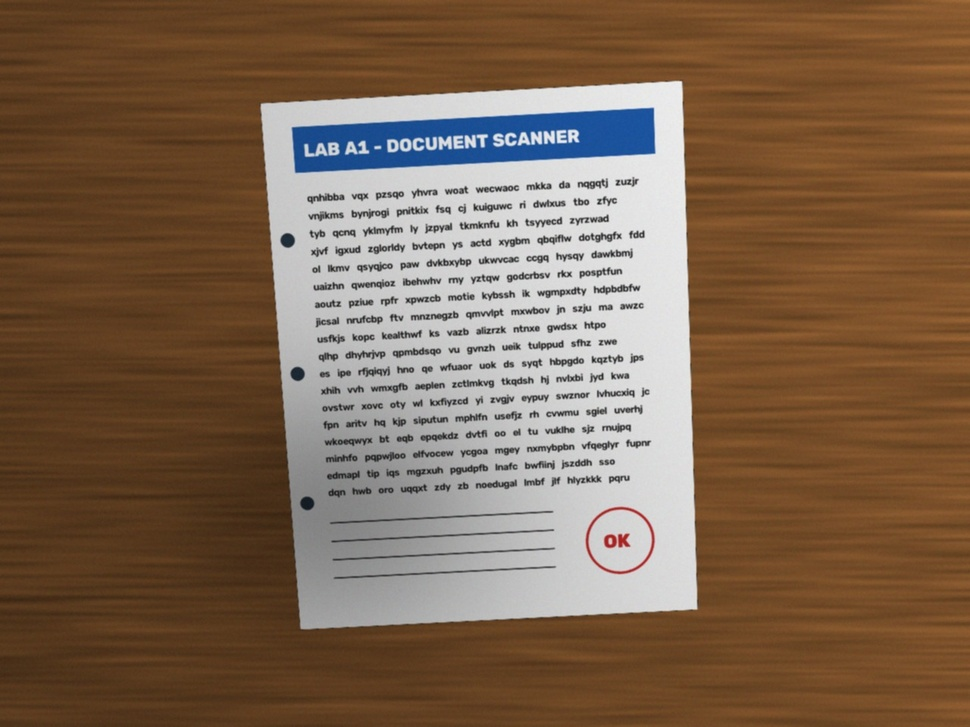
#> input picture samples/photos/synthetic_photo_flat.jpg, 970 x 727 px, shrunk from 1280 x 960 before the run
$ python -i basics.py   (imports and definitions only)
#> lines starting #> are read from the running program, lines starting #| are printed output that depends on the picture; after the words box and inside, x2 and y2 are one past the last pixel; in counts of white or black regions, pixels touching at a corner belong together
#> further down, picture is the input picture: shape (727, 970, 3); mean B, G, R 80.3, 101.4, 125.8
"""Image fundamentals: how an image lives in memory, and colour spaces.

Key facts
---------
* An OpenCV image is just a NumPy array.
    - colour image : shape (H, W, 3), dtype uint8  -> 3 channels in **B, G, R** order
    - grayscale    : shape (H, W),    dtype uint8
* "Bit depth" = bits per channel. uint8 -> 8 bits -> values 0..255.
  uint16 -> 0..65535, float32 images are usually scaled to 0..1.
* Pixel (x, y) is accessed as img[y, x]  (row first, then column!).
* OpenCV uses BGR, Matplotlib / PIL / the web use RGB. Mixing them up swaps red and blue.
"""

from __future__ import annotations

import cv2
import numpy as np


# [20 lines left out: function describe, not called in this run]


def bgr_to_rgb(img: np.ndarray) -> np.ndarray:
    """Reverse the channel axis. Same result as cv2.cvtColor(img, cv2.COLOR_BGR2RGB)."""
    return img[..., ::-1].copy()


def split_channels(img: np.ndarray) -> list[np.ndarray]:
    """Split a BGR image into its three single-channel planes (B, G, R)."""
    return [img[..., i] for i in range(img.shape[2])]


# [21 lines left out: functions reduce_bit_depth, adjust_region, not called in this run]


CONVERSIONS = {
    "gray": cv2.COLOR_BGR2GRAY,
    "rgb": cv2.COLOR_BGR2RGB,
    "hsv": cv2.COLOR_BGR2HSV,
    "lab": cv2.COLOR_BGR2LAB,
}


# [24 lines left out: functions convert, paper_mask_hsv, not called in this run]


def paper_mask_lab(img: np.ndarray, chroma_max: int = 20) -> np.ndarray:
    """Same idea in LAB: bright L and a/b close to the neutral value 128."""
#> called with chroma_max = 20
    lab = cv2.cvtColor(img, cv2.COLOR_BGR2LAB)
#> lab: shape (727, 970, 3); mean of channels 0, 1, 2 113.2, 136.6, 145
    L, a, b = cv2.split(lab)
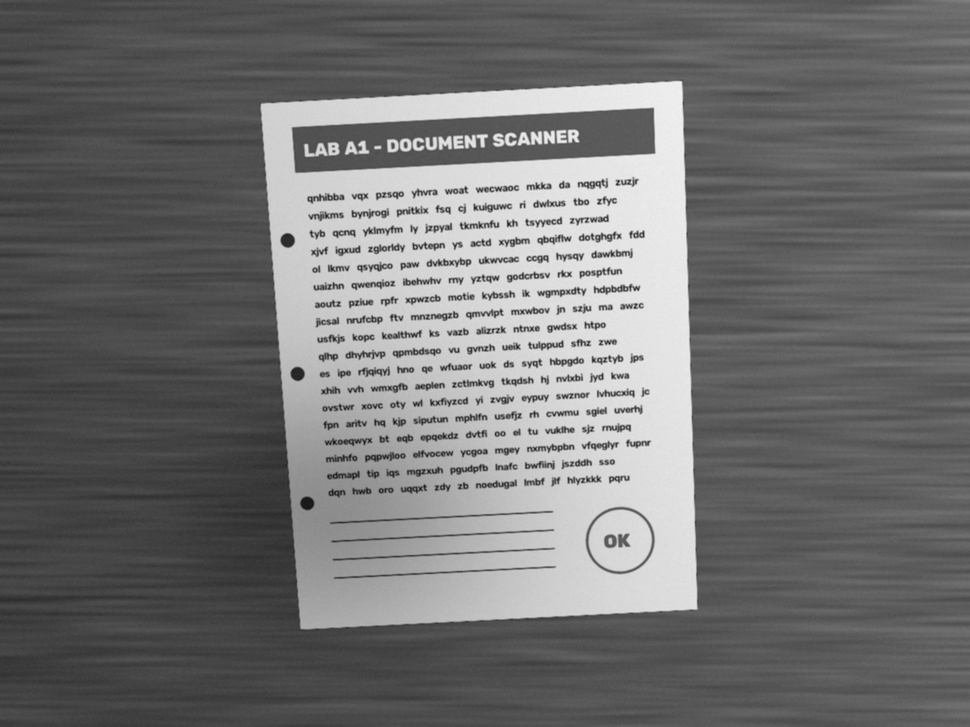
#> L: shape (727, 970); min 16, max 244, mean 113.2
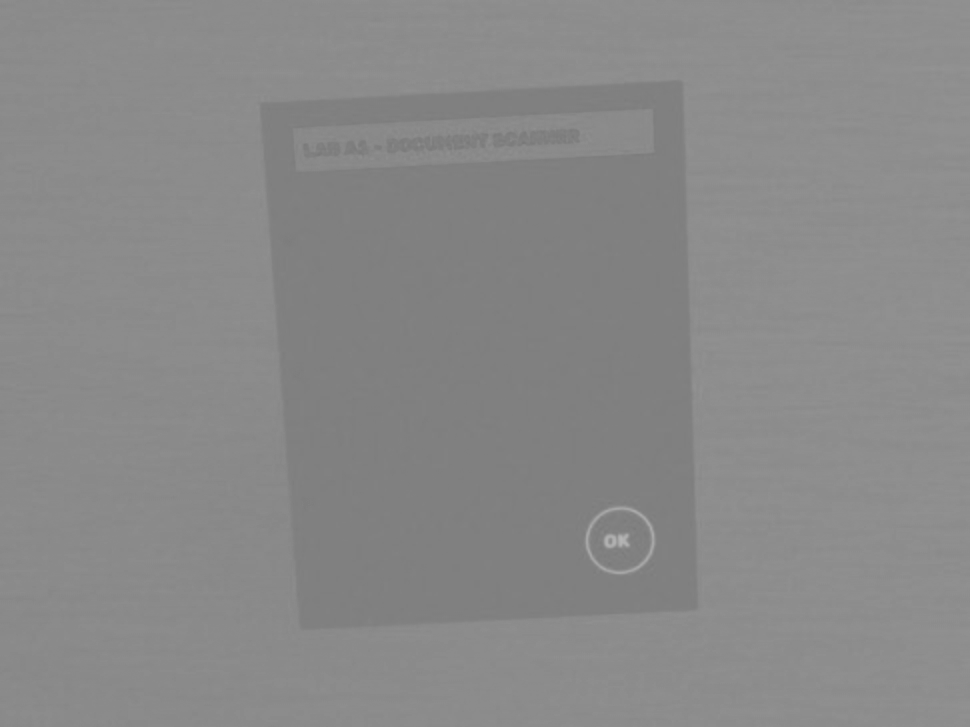
#> a: shape (727, 970); min 120, max 182, mean 136.6
    _, bright = cv2.threshold(L, 0, 255, cv2.THRESH_BINARY + cv2.THRESH_OTSU)
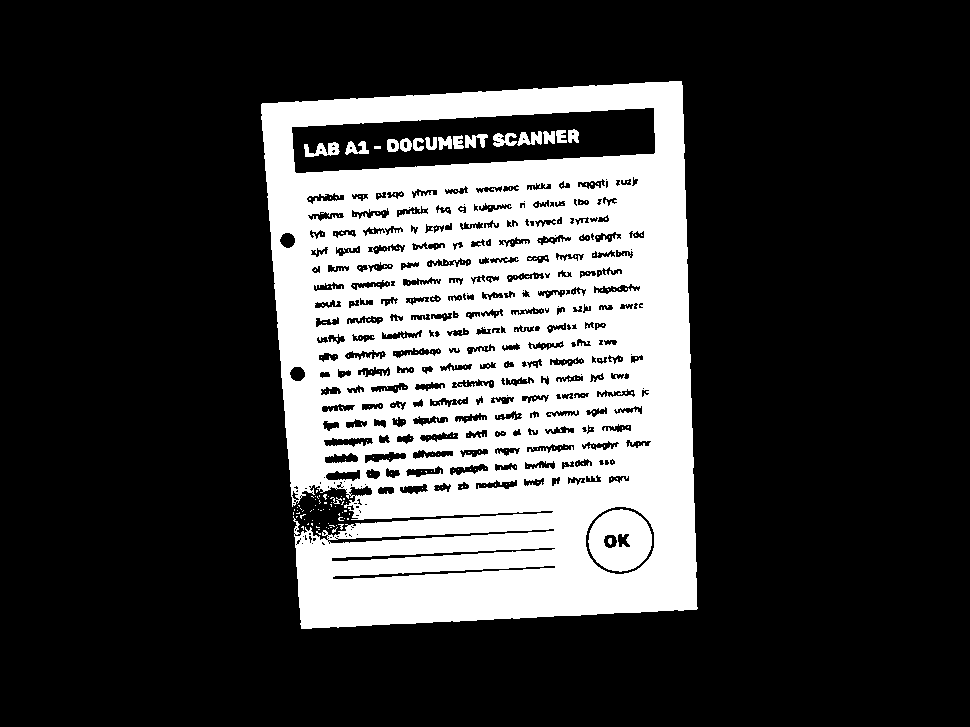
#> bright: shape (727, 970); 25.1% white; 324 white regions (305 under 20 px), largest, box (x1, y1, x2, y2) and area: (261, 81, 698, 629) 170902, (588, 509, 652, 572) 2857, (304, 142, 340, 157) 302
    chroma = np.hypot(a.astype(np.float32) - 128, b.astype(np.float32) - 128)
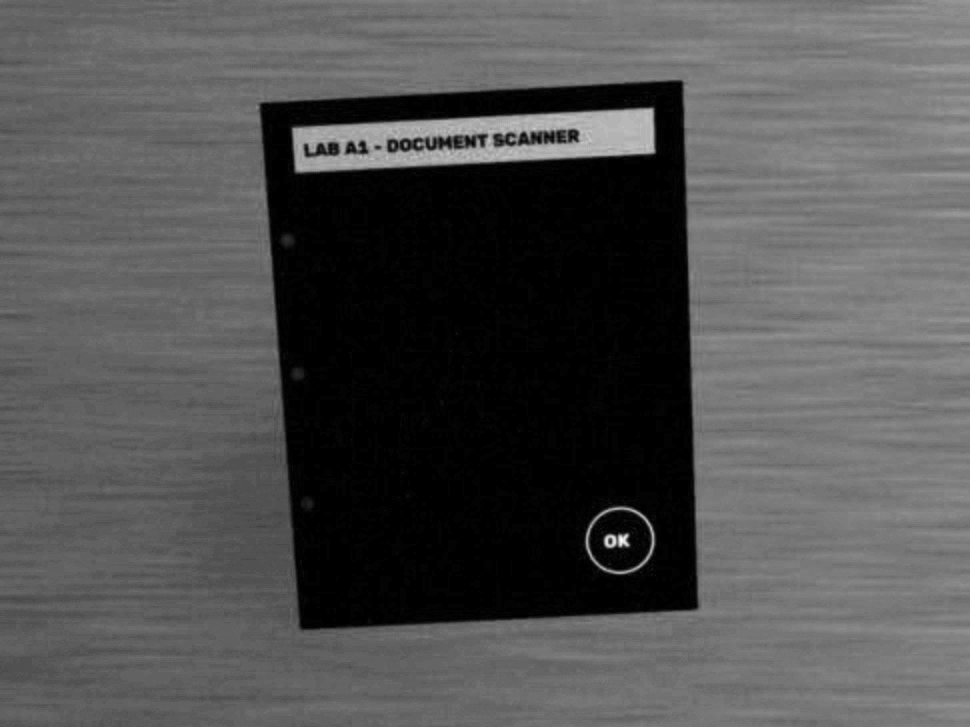
#> chroma: shape (727, 970) float32; min 0, max 65.46, mean 20.8; drawn with min black and max white
    neutral = (chroma < chroma_max).astype(np.uint8) * 255
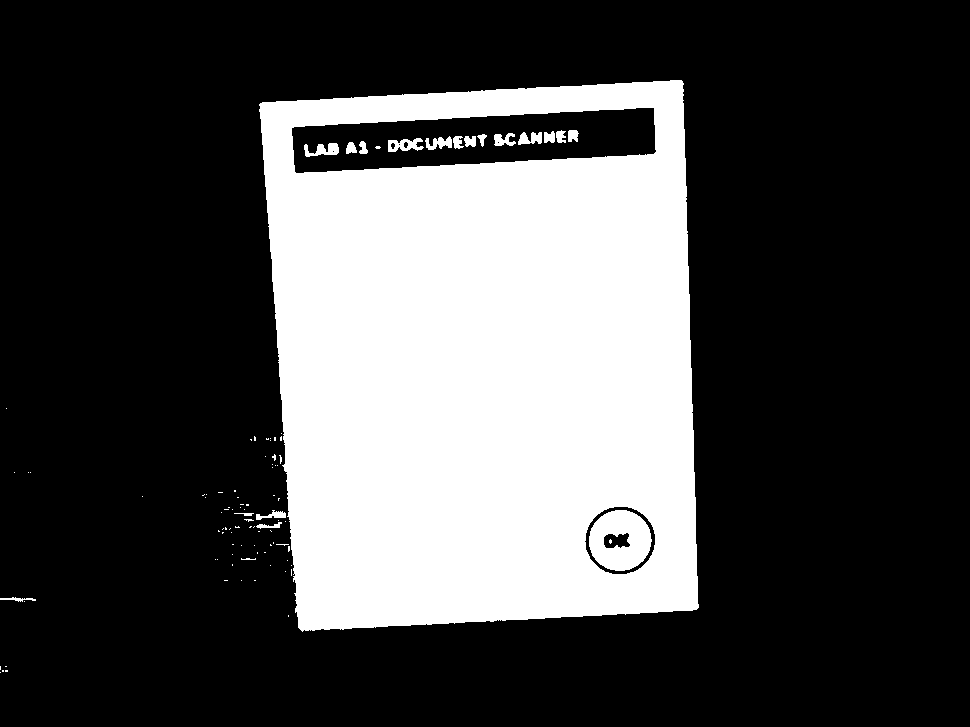
#> neutral: shape (727, 970); 28.9% white; 100 white regions (80 under 20 px), largest, box (x1, y1, x2, y2) and area: (259, 80, 699, 632) 198545, (589, 510, 652, 571) 2700, (388, 138, 424, 152) 301
    return cv2.bitwise_and(bright, neutral)
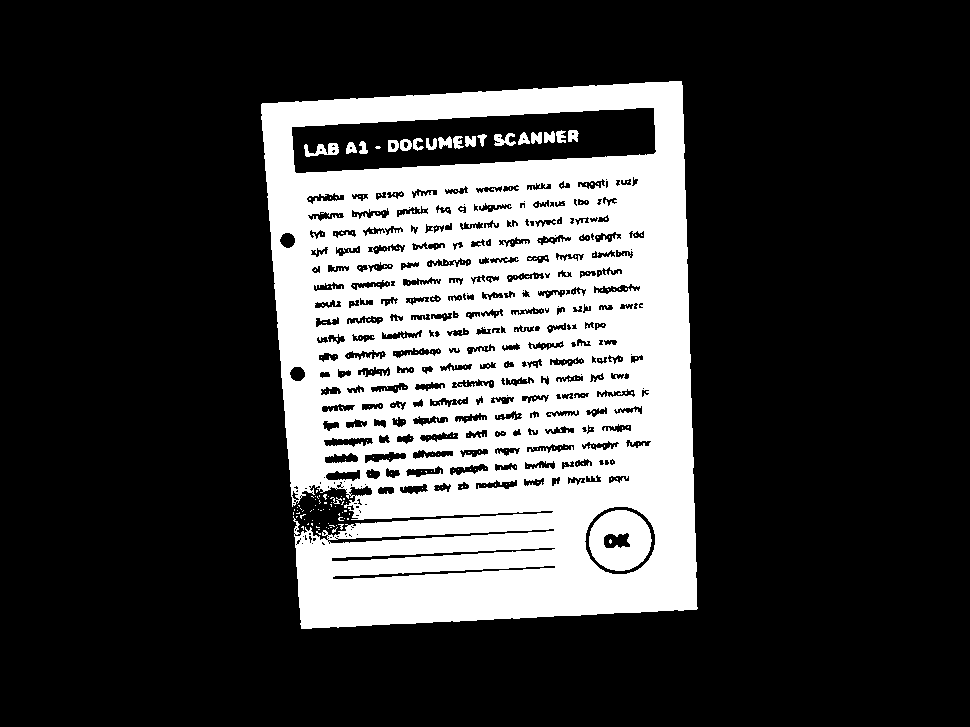
#> returned value: shape (727, 970); 25% white; 327 white regions (307 under 20 px), largest, box (x1, y1, x2, y2) and area: (261, 81, 698, 629) 170604, (589, 510, 652, 571) 2699, (304, 143, 339, 157) 268

>>> import cv2
>>> picture = cv2.imread('../samples/photos/synthetic_photo_flat.jpg')
>>> result = paper_mask_lab(picture)

$ run again, on samples/photos/synthetic_photo_rotated.jpg
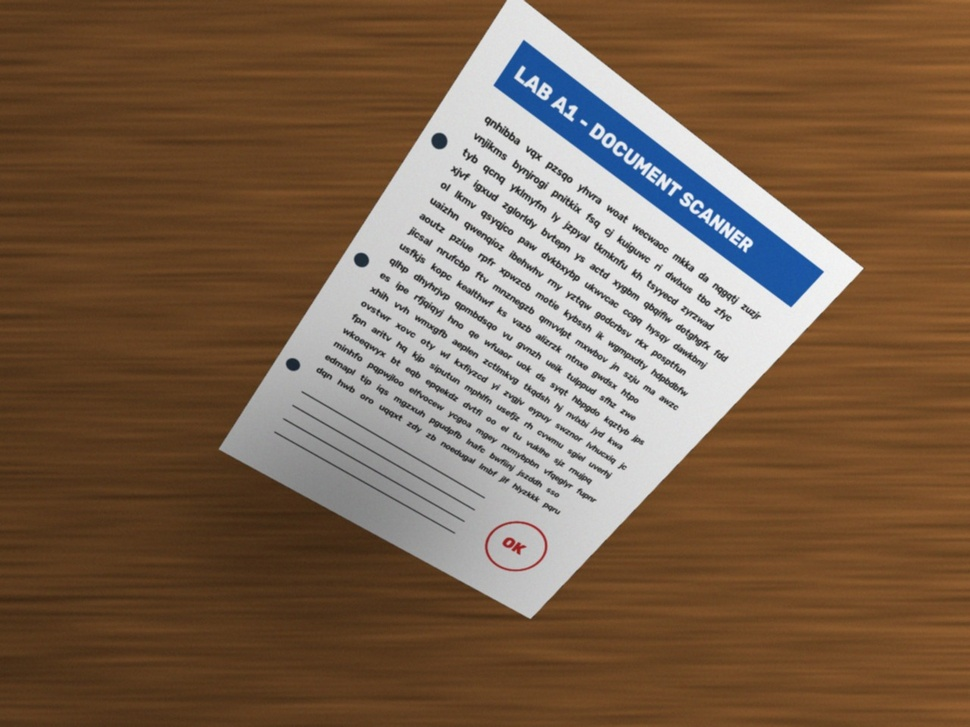
#> input picture samples/photos/synthetic_photo_rotated.jpg, 970 x 727 px, shrunk from 1280 x 960 before the run
#> picture is the input picture: shape (727, 970, 3); mean B, G, R 78.8, 99.8, 124.2
#> lab: shape (727, 970, 3); mean of channels 0, 1, 2 111.6, 136.7, 145
#> in paper_mask_lab, `_, bright = cv2.threshold(L, 0, 255, cv2.THRESH_BINARY + cv2.THRESH_OT..`:
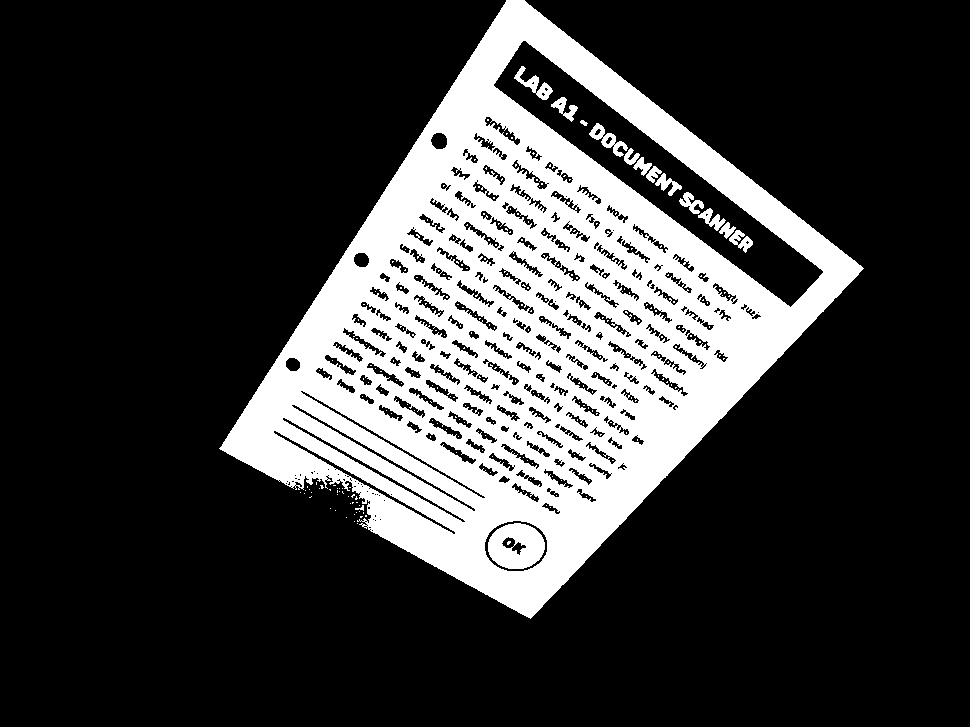
#> bright: shape (727, 970); 23.4% white; 289 white regions (274 under 20 px), largest, box (x1, y1, x2, y2) and area: (219, 0, 864, 619) 159430, (488, 523, 545, 569) 1881, (589, 123, 628, 157) 427
#> neutral: shape (727, 970); 27% white; 109 white regions (86 under 20 px), largest, box (x1, y1, x2, y2) and area: (218, 0, 864, 620) 185180, (488, 523, 545, 570) 1859, (515, 66, 552, 100) 382
#> in paper_mask_lab, `return cv2.bitwise_and(bright, neutral)`:
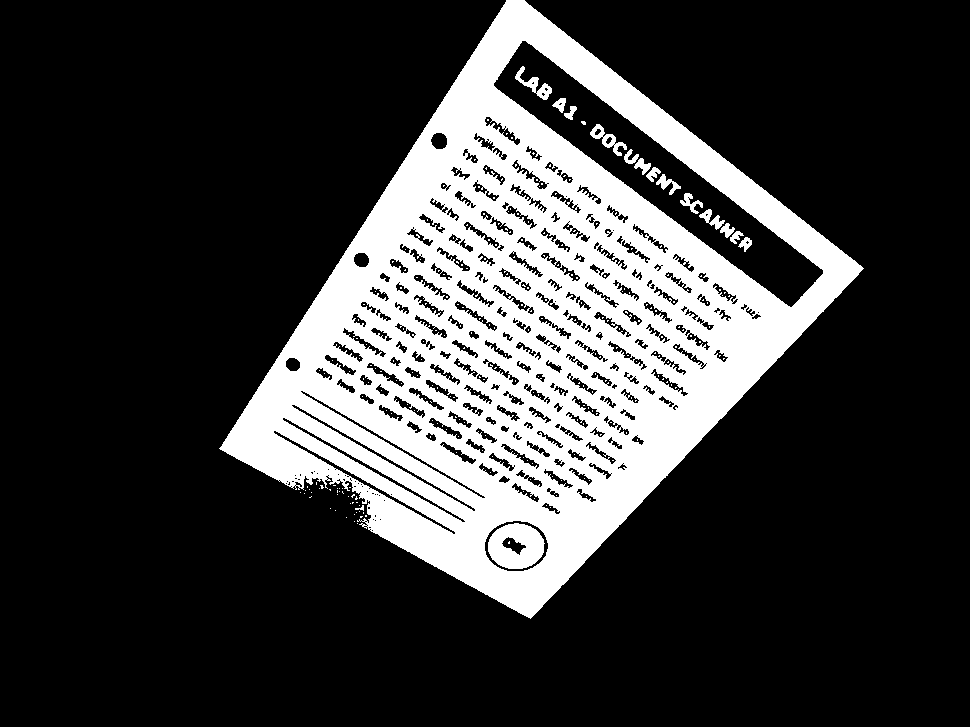
#> returned value: shape (727, 970); 23.2% white; 291 white regions (275 under 20 px), largest, box (x1, y1, x2, y2) and area: (219, 0, 864, 619) 159080, (488, 523, 545, 569) 1838, (515, 66, 552, 100) 372

$ run again, on samples/photos/synthetic_photo_steep.jpg
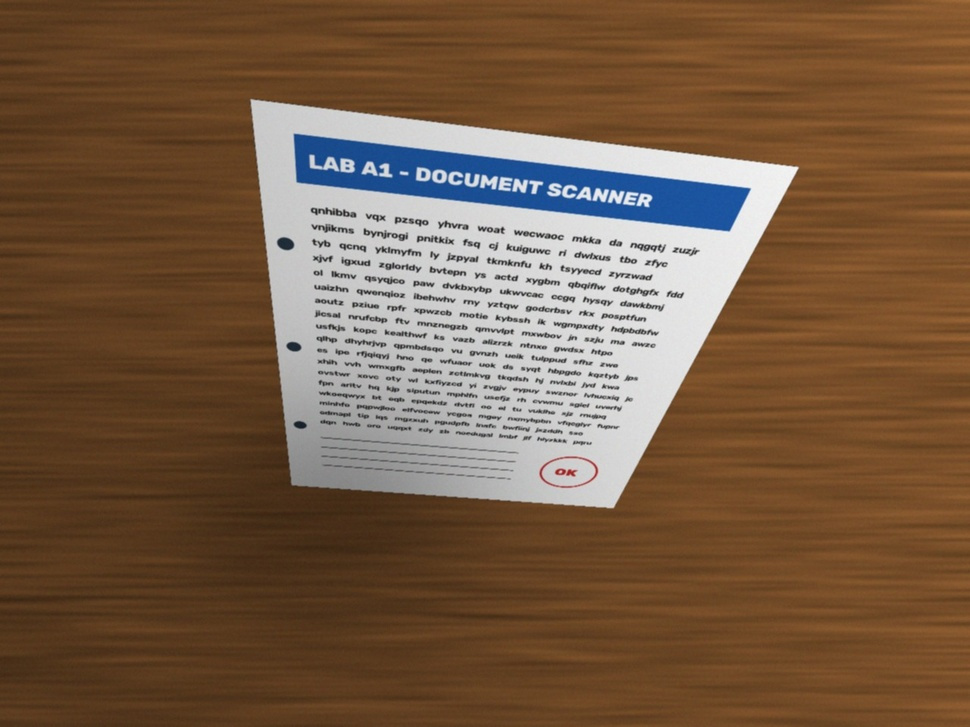
#> input picture samples/photos/synthetic_photo_steep.jpg, 970 x 727 px, shrunk from 1280 x 960 before the run
#> picture is the input picture: shape (727, 970, 3); mean B, G, R 69.5, 92.4, 119
#> lab: shape (727, 970, 3); mean of channels 0, 1, 2 104.7, 137.5, 146.5
#> in paper_mask_lab, `_, bright = cv2.threshold(L, 0, 255, cv2.THRESH_BINARY + cv2.THRESH_OT..`:
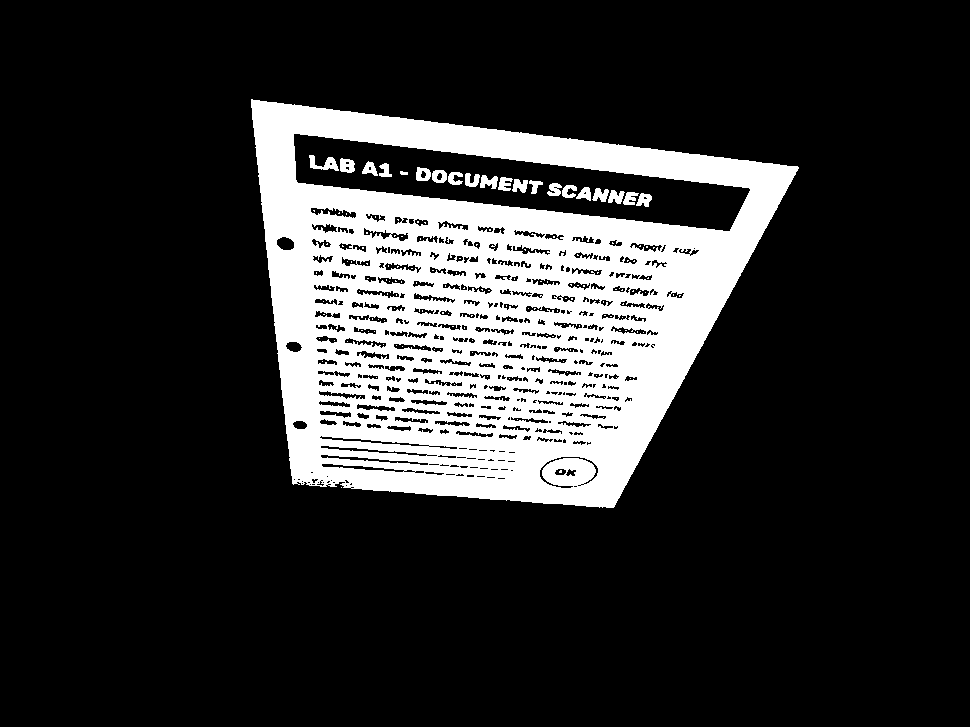
#> bright: shape (727, 970); 18.1% white; 157 white regions (136 under 20 px), largest, box (x1, y1, x2, y2) and area: (251, 99, 799, 508) 124465, (309, 155, 339, 171) 234, (340, 158, 355, 173) 175
#> neutral: shape (727, 970); 20.8% white; 139 white regions (107 under 20 px), largest, box (x1, y1, x2, y2) and area: (249, 98, 799, 509) 142597, (256, 506, 330, 522) 395, (292, 538, 333, 554) 311
#> in paper_mask_lab, `return cv2.bitwise_and(bright, neutral)`:
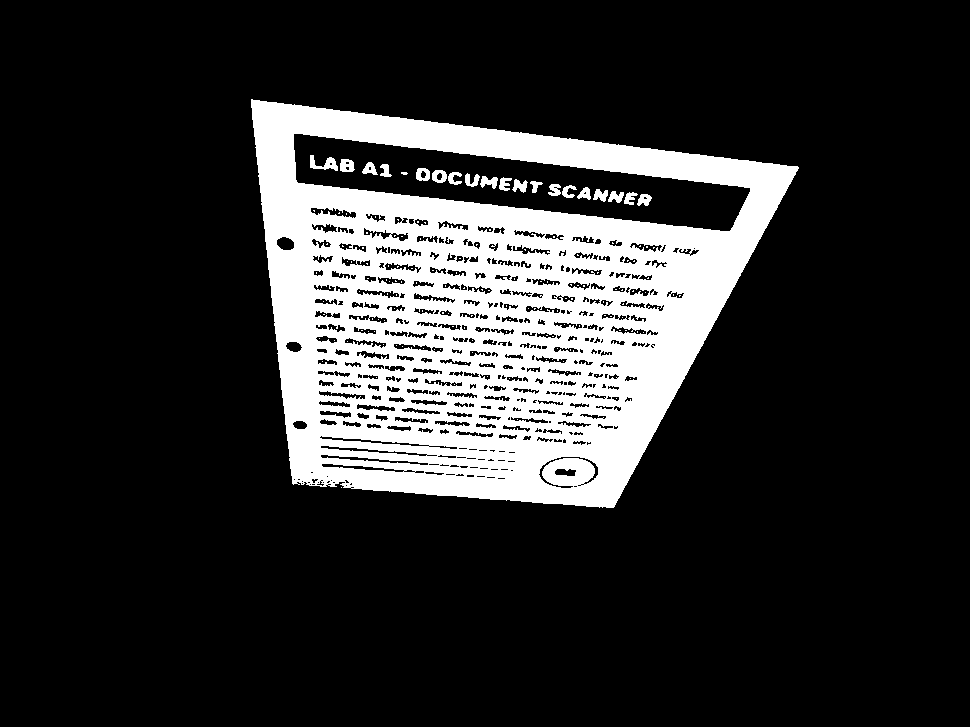
#> returned value: shape (727, 970); 18% white; 156 white regions (136 under 20 px), largest, box (x1, y1, x2, y2) and area: (251, 99, 799, 508) 124142, (310, 155, 338, 171) 215, (340, 159, 355, 172) 154
